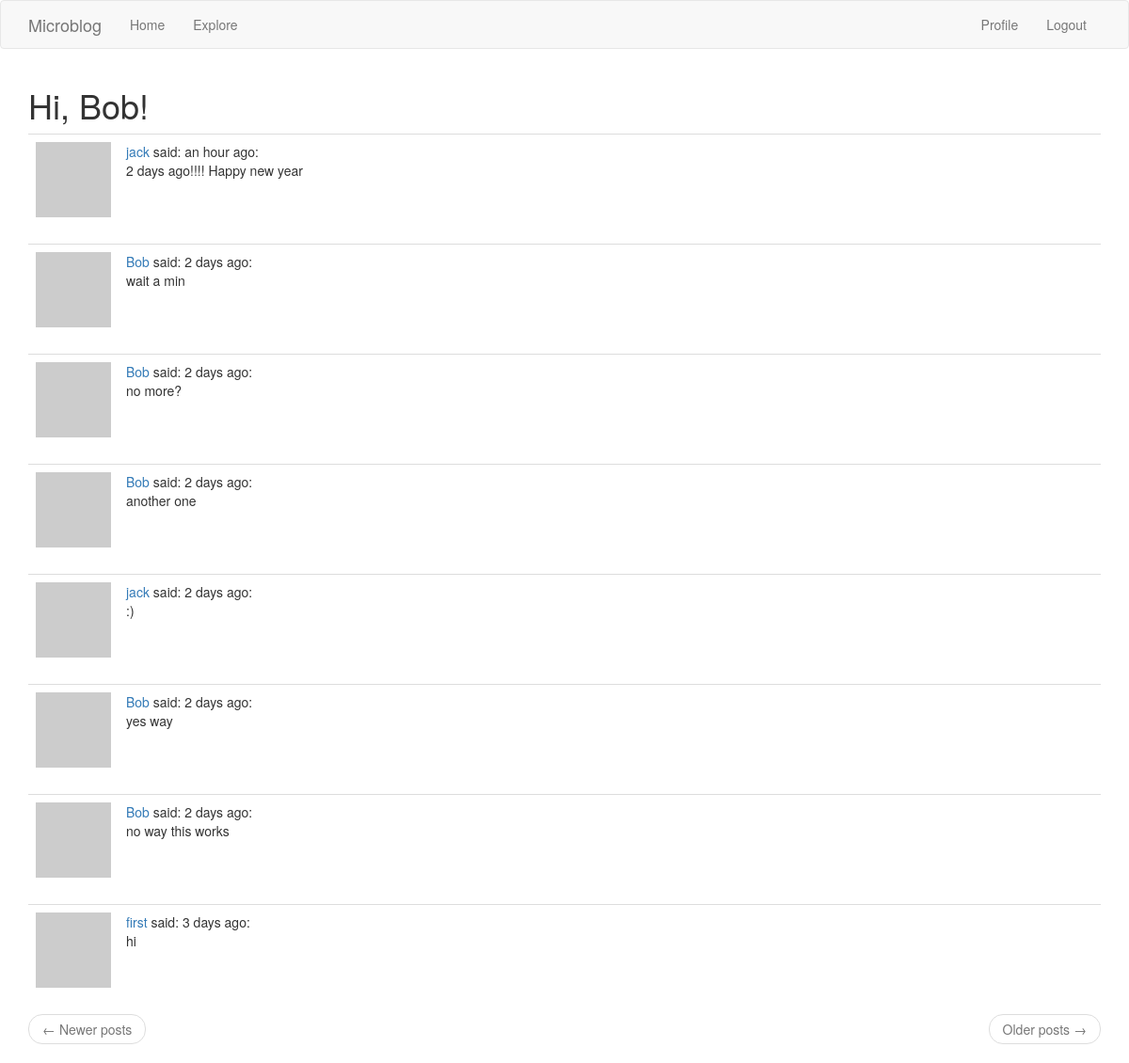
The app's page /explore (signed in) with its own data.
### app/models.py (models this page shows, shortened)
class User(UserMixin, db.Model):
    id = db.Column(db.Integer, primary_key=True)
    username = db.Column(db.String(64), index=True, unique=True)
    email = db.Column(db.String(120), index=True, unique=True)
    password_hash = db.Column(db.String(128))
    posts = db.relationship('Post', backref='author', lazy='dynamic')
    about_me = db.Column(db.String(140))
    last_seen = db.Column(db.DateTime, default=datetime.utcnow())
    followed = db.relationship('User', secondary=followers,
    primaryjoin=(followers.c.follower_id == id),
    secondaryjoin=(followers.c.followed_id == id),
    backref=db.backref('followers', lazy='dynamic'), lazy='dynamic')
    def avatar(self,size):
        digest = md5(self.email.lower().encode('utf-8')).hexdigest()
        return 'https:www.gravatar.com/avatar/{}?d=identicon&s={}'.format(digest, size)

class Post(db.Model):
    id = db.Column(db.Integer, primary_key=True)
    body = db.Column(db.String(140))
    timestamp = db.Column(db.DateTime, index=True, default=datetime.utcnow())
    user_id = db.Column(db.Integer, db.ForeignKey('user.id')) #they are connected by this

### app/routes.py (the view)
@app.route('/explore')
@login_required
def explore():
    page = request.args.get('page',1,type=int)
    posts = Post.query.order_by(Post.timestamp.desc()).paginate(
    page, app.config['POSTS_PER_PAGE'], False)
    next_url = url_for('index',page=posts.next_num) if posts.has_next else None
    prev_url = url_for('index',page=posts.prev_num) if posts.has_prev else None
    return render_template('index.html', title='Explore',posts=posts.items,
    next_url=next_url, prev_url=prev_url)

### app/models.py (called while the page is built)
@login.user_loader
def load_user(id):
    return User.query.get(int(id))

### app/routes.py (called while the page is built)
@app.before_request
def before_request():
    if current_user.is_authenticated:
        current_user.last_seen = datetime.utcnow()
        db.session.commit()

### app/templates/index.html (shortened to what this page needs)
{% extends "base.html" %}
{% import 'bootstrap/wtf.html' as wtf %}
{% block app_content %}
    <h1>Hi, {{ current_user.username }}!</h1>
    {% for post in posts %}
        {% include '_post.html' %}
    {% endfor %}
    <nav aria-label="...">
        <ul class="pager">
            <li class="previous{% if not prev_url %} disabled{% endif %}">
                <a href="{{ prev_url or '#' }}">
                    <span aria-hidden="true">&larr;</span> Newer posts
                </a>
            </li>
            <li class="next{% if not next_url %} disabled{% endif %}">
                <a href="{{ next_url or '#' }}">
                    Older posts <span aria-hidden="true">&rarr;</span>
                </a>
            </li>
        </ul>
    </nav>
{% endblock %}

### app/templates/_post.html
<table class="table table-hover">
  <tr>
    <td width='70px'>
      <a href="{{ url_for('user', username=post.author.username)}}">
        <img src="{{post.author.avatar(70)}}"/>
      </a>
    </td>
    <td>
      <a href="{{ url_for('user', username=post.author.username)}}">
        {{ post.author.username}}
      </a>
      said: {{ moment(post.timestamp).fromNow() }}:
      <br> {{post.body}}
    </td>
  </tr>
</table>

### records on screen
User: username "Bob"
Post: author.username "jack", timestamp "an hour ago", body "2 days ago!!!! Happy new year"
Post: author.username "Bob", timestamp "2 days ago", body "wait a min"
Post: author.username "Bob", timestamp "2 days ago", body "no more?"
Post: author.username "Bob", timestamp "2 days ago", body "another one"
Post: author.username "jack", timestamp "2 days ago", body ":)"
Post: author.username "Bob", timestamp "2 days ago", body "yes way"
Post: author.username "Bob", timestamp "2 days ago", body "no way this works"
Post: author.username "first", timestamp "3 days ago", body "hi"
